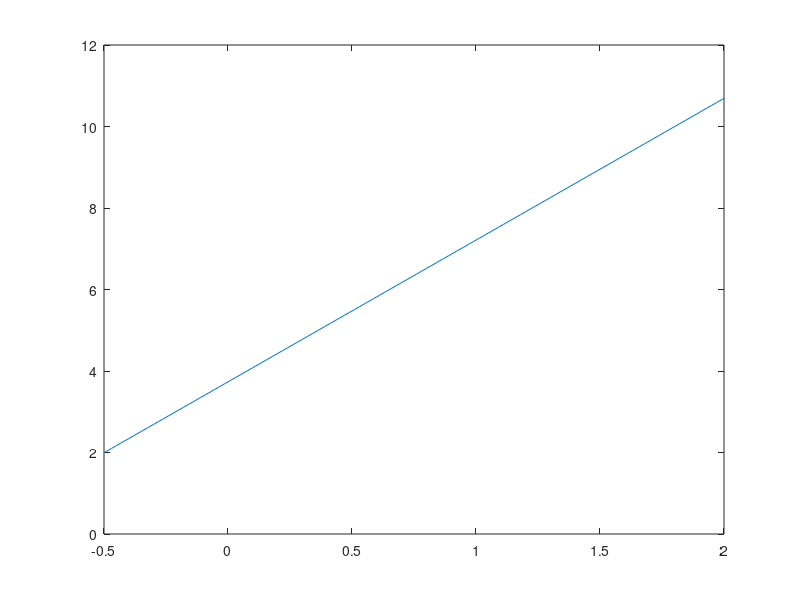

The MATLAB script that drew this image: (Note: this script raises an error after producing the figure.)
%% ----------  Red Neuronal Perceptron  -----------------------------------
clear all; close all; clc;

%% ---------------  inicializacon -----------------------------------------
N=100;       % epocas
Q=4;        % dimension de las entradas

p0=[1 1 1 1];   % patron de bias
p1=[0 0 1 1];   % patron uno de entrada
p2=[0 1 0 1];   % patron dos de entrada
%y=[0 0 0 1]';   % salidas deseadas % compuerta AND
y=[-1 1 1 1]';    % salidas deseadas % compuerta OR

% w=[4.5 1.5]; 
% b=2.5;
alfa=0.1; 

w=2*rand(1,2)-1;
b=2*rand-1;

pr=-0.5:0.01:2;
H=plot(pr, -b/w(2)- w(1)/w(2)*pr);
% ------------------  Proceso de entrenamiento ----------------------------

for Epocas=1:N
    for q=1:Q
    a(q)=hardlims(w*[p1(q) p2(q)]'+b*p0(q));
    e(q)=y(q)-a(q);
    w(1)=w(1)+alfa*(e(q))*p1(q);
    w(2)=w(2)+alfa*(e(q))*p2(q);
    b=b+e(q);
    end
    % -------------------- grafica de la frontera de decision ------------------
delete(H)
plot(p1(1),p2(1),'bo')
grid on, hold on
plot(p1(2),p2(2),'bo')
plot(p1(3),p2(3),'bo')
plot(p1(4),p2(4),'bo')
axis([-0.5 1.5 -0.5 1.5])
H=plot(pr, -b/w(2)- w(1)/w(2)*pr);
%plot(pr, -b/w(2)- w(2)/w(2)*p2)
pause(0.4)
end
w
b
e









